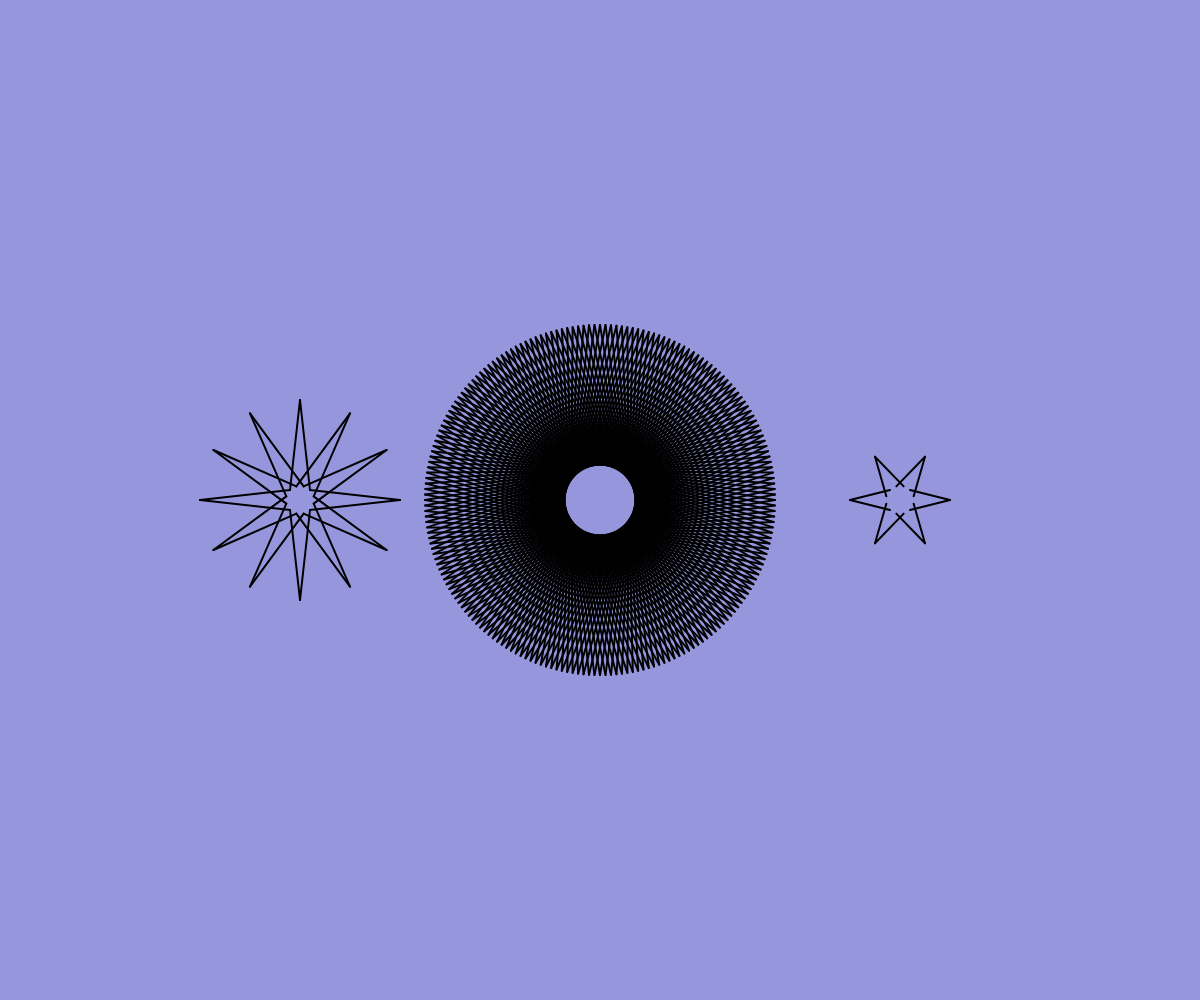
Frame 1 (no input)
Frame 60 (no input): identical to frame 1, image omitted
Frame 120 (the mouse pressed at the canvas centre since frame 60): identical to frame 1, image omitted

The p5.js sketch that drew this single still picture (run headless with seeded random() and noise() and a simulated clock; from frame 60 on, the mouse is pressed at the canvas centre):

// p5.js sketch
// ── sketch.js
function star(x, y, w, c, l) {
  let r = w / 2;
  push();
  translate(x, y);
  for (let cnt = 0; cnt < l; cnt++) {
    print(cnt);
    line(c, -c, r, 0);
    line(c, c, r, 0);
    rotate(360 / l);
  }
  pop();
}

function setup() {
  createCanvas(windowWidth, windowHeight);
  background(150, 150, 220);
  strokeWeight(2);
  angleMode(DEGREES);

  star(width / 4, height / 2, 200, 10, 12);
  star(width / 2, height / 2, 350, 25, 200);
  star((3 * width) / 4, height / 2, 100, 10, 6);
}

function draw() {}
